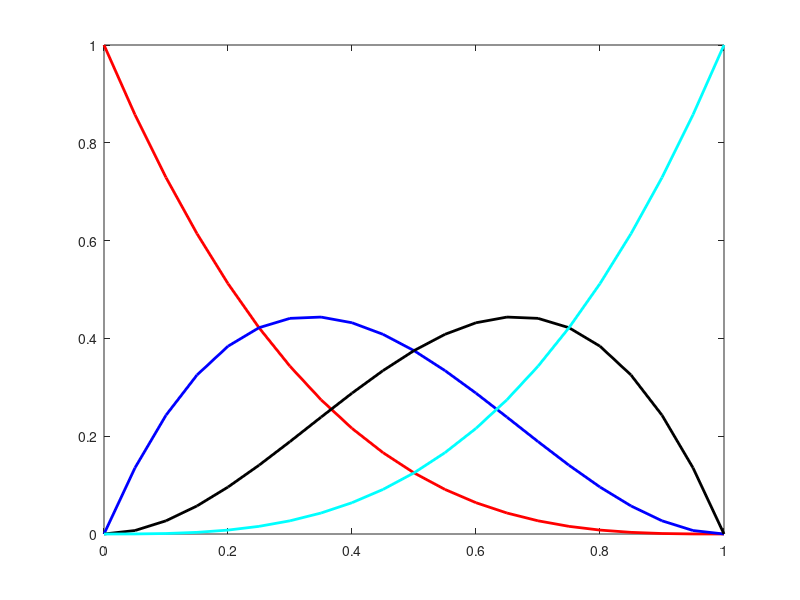
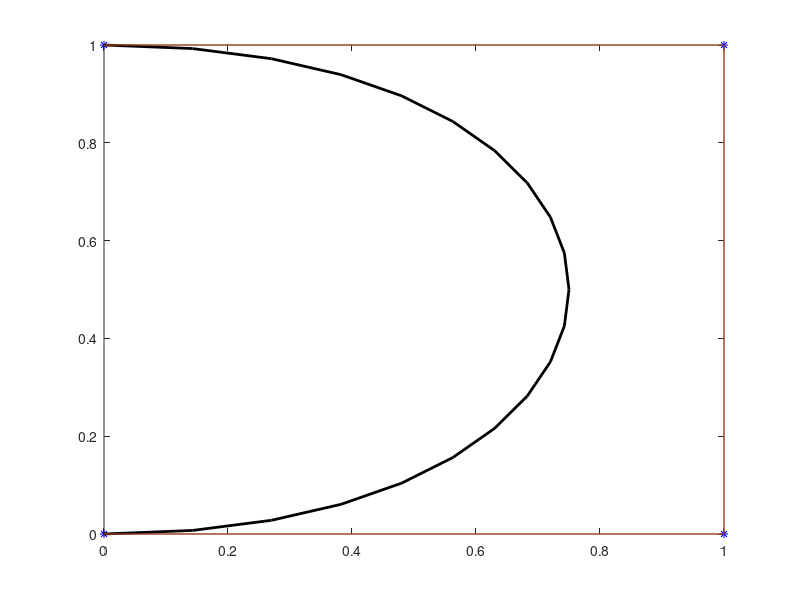

The MATLAB script that drew these images, in order:
clc
clear
close all
x=0:0.05:1;
figure(1)
P30=(1-x).^3;
P31=3*(1-x).^2.*x;
P32=3*(1-x).*x.^2;
P33=x.^3;
plot(x,P30,'Color','r','LineWidth',2)
hold on
plot(x,P31,'Color','b','LineWidth',2)
plot(x,P32,'Color','k','LineWidth',2)
plot(x,P33,'Color','c','LineWidth',2)

Px=[0,1,1,0];
Py=[0,0,1,1];

Cx=Px(1)*P30+Px(2)*P31+Px(3)*P32+Px(4)*P33;
Cy=Py(1)*P30+Py(2)*P31+Py(3)*P32+Py(4)*P33;

figure(2)
hold on
box on
plot(Px,Py,'b*');
plot(Cx,Cy,'Color','k','LineWidth',2);
plot(Px,Py);
